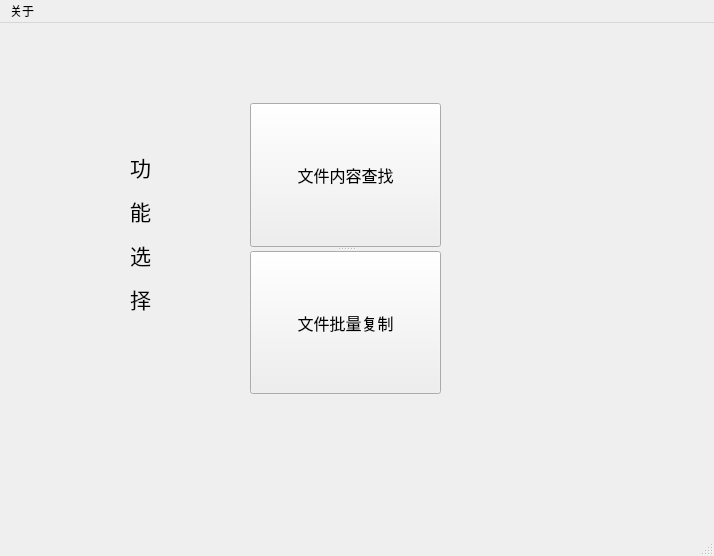
<?xml version="1.0" encoding="UTF-8"?>
<ui version="4.0">
 <class>MainWindow</class>
 <widget class="QMainWindow" name="MainWindow">
  <property name="geometry">
   <rect>
    <x>0</x>
    <y>0</y>
    <width>714</width>
    <height>556</height>
   </rect>
  </property>
  <property name="windowTitle">
   <string>简易工具箱</string>
  </property>
  <widget class="QWidget" name="centralwidget">
   <widget class="QLabel" name="label">
    <property name="geometry">
     <rect>
      <x>130</x>
      <y>80</y>
      <width>41</width>
      <height>261</height>
     </rect>
    </property>
    <property name="font">
     <font>
      <pointsize>12</pointsize>
     </font>
    </property>
    <property name="text">
     <string>&lt;html&gt;&lt;head/&gt;&lt;body&gt;&lt;p&gt;&lt;span style=&quot; font-size:16pt;&quot;&gt;功&lt;/span&gt;&lt;/p&gt;&lt;p&gt;&lt;span style=&quot; font-size:16pt;&quot;&gt;能&lt;/span&gt;&lt;/p&gt;&lt;p&gt;&lt;span style=&quot; font-size:16pt;&quot;&gt;选&lt;/span&gt;&lt;/p&gt;&lt;p&gt;&lt;span style=&quot; font-size:16pt;&quot;&gt;择&lt;/span&gt;&lt;/p&gt;&lt;/body&gt;&lt;/html&gt;</string>
    </property>
   </widget>
   <widget class="QSplitter" name="splitter">
    <property name="geometry">
     <rect>
      <x>250</x>
      <y>80</y>
      <width>191</width>
      <height>291</height>
     </rect>
    </property>
    <property name="orientation">
     <enum>Qt::Vertical</enum>
    </property>
    <widget class="QPushButton" name="selfind">
     <property name="font">
      <font>
       <pointsize>12</pointsize>
      </font>
     </property>
     <property name="text">
      <string>文件内容查找</string>
     </property>
    </widget>
    <widget class="QPushButton" name="selcopy">
     <property name="font">
      <font>
       <pointsize>12</pointsize>
      </font>
     </property>
     <property name="text">
      <string>文件批量复制</string>
     </property>
    </widget>
   </widget>
  </widget>
  <widget class="QMenuBar" name="menubar">
   <property name="geometry">
    <rect>
     <x>0</x>
     <y>0</y>
     <width>714</width>
     <height>26</height>
    </rect>
   </property>
   <widget class="QMenu" name="menu">
    <property name="title">
     <string>关于</string>
    </property>
    <addaction name="actionzhizuo"/>
    <addaction name="separator"/>
   </widget>
   <addaction name="menu"/>
  </widget>
  <widget class="QStatusBar" name="statusbar"/>
  <action name="actionzhizuo">
   <property name="text">
    <string>制作</string>
   </property>
  </action>
 </widget>
 <resources/>
 <connections/>
</ui>
